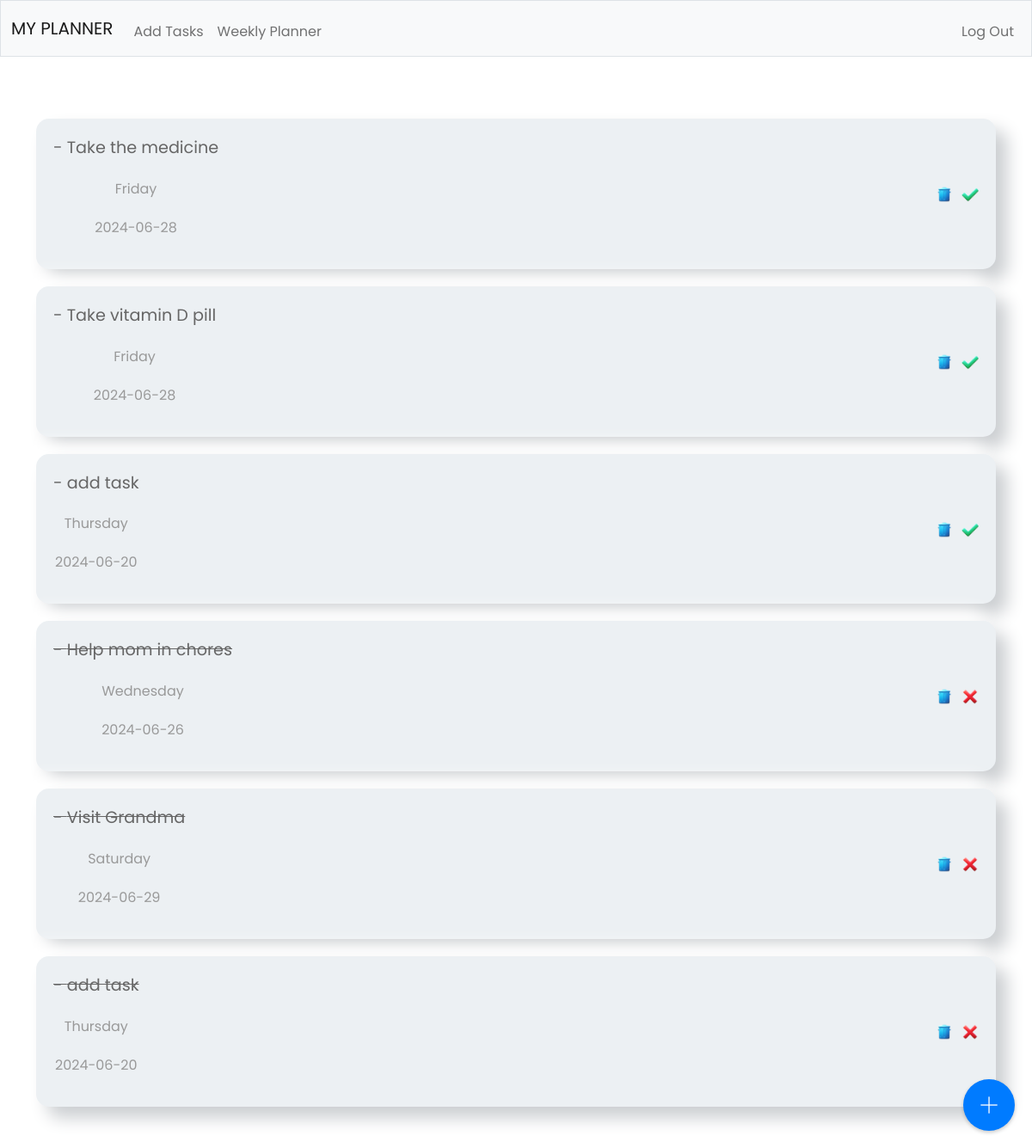
Page / (signed in) on the committed database.
### tables this page shows
CREATE TABLE 'day' ('id' INTEGER PRIMARY KEY AUTOINCREMENT NOT NULL, 'name' TEXT, 'tasks' TEXT, 'user_id' INTEGER, 'task_status' TEXT DEFAULT 'unfinished', 'date'  DATETIME DEFAULT CURRENT_DATE  );

### app.py (the view)
@app.route("/")
@login_required
def index():
    user_id = session["user_id"]
    tasks_list = []
    unfinished_tasks = []
    rows = db.execute(
        "SELECT name, date, tasks, task_status,id FROM day WHERE user_id = ?",
        user_id,
    )
    for row in rows:
        task = row["tasks"]
        task_status = row["task_status"]
        if task_status == "unfinished":
            tasks_list.append((task, row["name"], row["date"], row["id"]))
        else:
            unfinished_tasks.append((task, row["name"], row["date"], row["id"]))
    return render_template(
        "index.html", tasks_list=tasks_list, unfinished_tasks=unfinished_tasks
    )

### app.py (called while the page is built)
@app.after_request
def after_request(response):
    response.headers["Cache-Control"] = "no-cache, no-store, must-revalidate"
    response.headers["Expires"] = 0
    response.headers["Pragma"] = "no-cache"
    return response

### helpers.py (called while the page is built)
def login_required(f):
    @wraps(f)
    def decorated_function(*args, **kwargs):
        if session.get("user_id") is None:
            return redirect("/login")
        return f(*args, **kwargs)
    return decorated_function

### templates/index.html (shortened to what this page needs)
{% extends "layout.html" %}
{% block main %}
<head>
    <link rel="stylesheet" type="text/css" href="{{ url_for('static', filename='tasks.css') }}">
</head>
    <div class="container mt-4">
        <div class="tasks-wrapper">
            {% for task, day, date, id in tasks_list %}
                <div class="task-box">
                    <div class="task-details">
                        <p class="task-name">- {{ task }}</p>
                        <p class="task-day">{{ day }}</p>
                        <p class="task-date">{{ date }}</p>
                    </div>
                    <div class="task-actions">
                        <form action="/delete_task" method="post" class="action-form">
                            <button type="submit" class="action-btn">
                                <img src="{{ url_for('static', filename='trash.ico') }}" alt="Trash Icon" class="action-icon">
                            </button>
                        </form>
                        <form action="/mark_done" method="post" class="action-form">
                            <button type="submit" class="action-btn">
                                <img src="{{ url_for('static', filename='done.ico') }}" alt="Done Icon" class="action-icon">
                            </button>
                        </form>
                    </div>
                </div>
            {% endfor %}
            {% for task, day, date, id in unfinished_tasks %}
                <div class="task-box">
                    <div class="task-details">
                        <p class="task-name"><del>- {{ task }}</del></p>
                        <p class="task-day">{{ day }}</p>
                        <p class="task-date">{{ date }}</p>
                    </div>
                    <div class="task-actions">
                        <form action="/delete_task" method="post" class="action-form">
                            <button type="submit" class="action-btn">
                                <img src="{{ url_for('static', filename='trash.ico') }}" alt="Trash Icon" class="action-icon">
                            </button>
                        </form>
                        <form action="/not_done" method="post" class="action-form">
                            <button type="submit" class="action-btn">
                                <img src="{{ url_for('static', filename='notdone.ico') }}" alt="Not Done Icon" class="action-icon">
                            </button>
                        </form>
                    </div>
                </div>
            {% endfor %}
        </div>
    </div>
    <a href="/add" class="add-button">
        <img src="{{ url_for('static', filename='add.ico') }}" alt="Add Icon" class="add-icon">
    </a>
{% endblock %}

### templates/layout.html (shortened to what this page needs)
<!DOCTYPE html>
<html lang="en">
    <head>
        <link href="https://cdn.jsdelivr.net/npm/bootstrap@5.1.3/dist/css/bootstrap.min.css" rel="stylesheet">
    </head>
    <body>
        <nav class="bg-light border navbar navbar-expand-md navbar-light">
            <div class="container-fluid">
                <a class="navbar-brand" href="/"><span class="black">MY PLANNER</span></a>
                <div class="collapse navbar-collapse" id="navbar">
                    {% if session["user_id"] %}
                        <ul class="navbar-nav me-auto mt-2">
                            <li class="nav-item"><a class="nav-link" href="/add">Add Tasks</a></li>
                            <li class="nav-item"><a class="nav-link" href="/weekly">Weekly Planner</a></li>
                        </ul>
                        <ul class="navbar-nav ms-auto mt-2">
                            <li class="nav-item"><a class="nav-link" href="/logout">Log Out</a></li>
                        </ul>
                    {% else %}
                        <ul class="navbar-nav ms-auto mt-2">
                            <li class="nav-item"><a class="nav-link" href="/register">Register</a></li>
                            <li class="nav-item"><a class="nav-link" href="/login">Log In</a></li>
                        </ul>
                    {% endif %}
                </div>
            </div>
        </nav>
        <main class="container-fluid py-5 text-center">
            {% block main %}{% endblock %}
        </main>
    </body>
</html>

### static/tasks.css (style rules this page uses)
* { margin: 0; padding: 0; box-sizing: border-box; font-family: 'Poppins', sans-serif; }
.tasks-wrapper { display: flex; flex-direction: column; gap: 20px; }
.task-box { background-color: #ecf0f3; border-radius: 15px; padding: 20px; box-shadow: 13px 13px 20px #cbced1, -13px -13px 20px #fff; display: flex; justify-content: space-between; align-items: center; }
.task-details { display: flex; flex-direction: column; gap: 5px; }
.task-name { font-size: 1.2rem; color: #666; }
.task-day, .task-date { font-size: 1rem; color: #999; }
.task-actions { display: flex; gap: 10px; }
.action-form { margin: 0; }
.action-btn { background-color: transparent; border: none; padding: 0; cursor: pointer; }
.action-icon { width: 20px; height: 20px; }
.add-button { position: fixed; bottom: 20px; right: 20px; z-index: 1000; background-color: #007bff; border-radius: 50%; padding: 15px; box-shadow: 0 2px 4px rgba(0, 0, 0, 0.2); text-decoration: none; }
.add-icon { width: 30px; height: 30px; display: block; margin: auto; }

### rows in the picture
day: tasks "Take the medicine", name "Friday", date "2024-06-28"
day: tasks "Take vitamin D pill", name "Friday", date "2024-06-28"
day: tasks "add task", name "Thursday", date "2024-06-20"
day: tasks "Help mom in chores", name "Wednesday", date "2024-06-26"
day: tasks "Visit Grandma", name "Saturday", date "2024-06-29"
day: tasks "add task", name "Thursday", date "2024-06-20"
